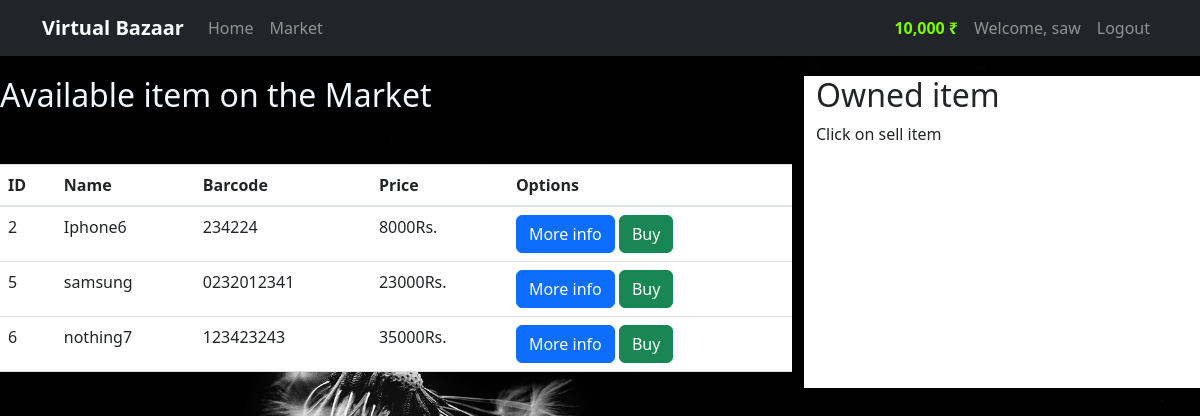
The app's page /market (signed in) with its own data.
### market/module.py (models this page shows, shortened)
class User(db1.Model,UserMixin):
    id = db1.Column(db1.Integer(),primary_key = True)
    username = db1.Column(db1.String(30),nullable=False,unique = True)
    email_address = db1.Column(db1.String(50),nullable = False,unique =True)
    password_hash = db1.Column(db1.String(60),nullable = False)
    budget = db1.Column(db1.Integer(),nullable = False,default = 100000)
    item = db1.relationship ('Item',backref='owned_user',lazy = True)
    @property
    def prettier_budget(self):
        if len(str(self.budget))>=4:
               return f'{str(self.budget)[:-3]},{str(self.budget)[-3:]} ₹'
        else:
            return f'{self.budget} ₹'
    @property
    def password(self):
        return self.password

class Item(db1.Model,UserMixin):
    id = db1.Column(db1.Integer(),primary_key = True)
    name = db1.Column(db1.String(length=30),nullable = False, unique = True)
    price = db1.Column(db1.Integer(),nullable = False)
    barcode =  db1.Column(db1.String(length=15),nullable = False, unique = True)
    description =  db1.Column(db1.String(length=1024),nullable = False, unique = True)
    owner = db1.Column(db1.Integer(),db1.ForeignKey('user.id'))

### market/route.py (the view, shortened to what this page needs)
@app.route('/market', methods = ['GET','POST'])
@login_required
def Market_page():
    buyform = BuyForm()
    selling_form = SellForm()
    if request.method == "GET":
     items=Item.query.filter_by(owner = None )
     owned_items = Item.query.filter_by(owner =current_user.id )
     return render_template('index.html',items=items,buyform = buyform,owned_items= owned_items,selling_form=selling_form)

### market/__init__.py (called while the page is built)
@login_manager.user_loader
def load_user(user_id):
    return User.query.get(str(user_id))

### market/templates/index.html (shortened to what this page needs)
{% extends 'base.html' %}
{% block content %}
<div class="row " style="margin-top: 20px;">
    <div class="col-8">
        <h2 style="color: aliceblue;" >Available item on the Market</h2>
        <table class="table table-hover table-white custom-margin" >
            <thead>
               <tr>
                   <th scope="col">ID</th>
                   <th scope="col">Name</th>
                   <th scope="col">Barcode</th>
                   <th scope="col">Price</th>
                   <th scope="col">Options</th>
               </tr>
            </thead>
            <tbody>
               {% for item in items %}
               <tr>
                   <td>{{ item.id }}</td>
                   <td>{{ item.name }}</td>
                   <td>{{ item.barcode }}</td>
                   <td>{{ item.price }}Rs.</td>
                   <td><button type="button" class="btn btn-primary" data-toggle="modal" data-target="#Modal-moreInfo-{{item.id}}">
                    More info
                  </button>
                       <button class="btn btn-outline btn-success "  data-toggle="modal" data-target="#Modal-purchaseConfirm-{{item.id}}"> Buy</button>
                   </td>
               </tr>
               {% endfor %}
            </tbody>
           </table>
    </div>
    <div class="col-4" style="background-color:white;">
        <h2 >Owned item</h2>
        <p>Click on sell item </p>
    </div>
</div>
{% endblock %}

### market/templates/base.html (shortened to what this page needs)
<!DOCTYPE html>
<html lang="en">
<head>
  <link rel="stylesheet" href="https://stackpath.bootstrapcdn.com/bootstrap/4.5.2/css/bootstrap.min.css">
  <link rel="stylesheet" href="https://cdn.jsdelivr.net/npm/bootstrap@5.3.0/dist/css/bootstrap.min.css">
</head>
<body class="bg-black" >
  <nav class="navbar navbar-expand-lg navbar-dark bg-dark ">
    <div class="container">
      <a class="navbar-brand logo" href="{{url_for('home_page')}}">Virtual Bazaar</a>
      <div class="collapse navbar-collapse" id="navbarNav">
        <ul class="navbar-nav">
          <li class="nav-item">
            <a class="nav-link" href="{{url_for('home_page')}}">Home</a>
          </li>
          <li class="nav-item">
            <a class="nav-link" href="{{url_for('Market_page')}}">Market</a>
          </li>
        </ul>
      </div>
      {% if current_user.is_authenticated %}
      <ul class="navbar-nav">
        <li class="new-item">
          <a  class="nav-link" style="color: lawngreen; font-weight: bold;">
            {{current_user.prettier_budget}}
          </a>
        </li>
      </ul>
      <ul class="navbar-nav">
        <li class="new-item">
          <a  class="nav-link">Welcome, {{current_user.username}}</a>
        </li>
      </ul>
      <ul class="navbar-nav">
        <li class="new-item">
          <a href="{{url_for('logout_page')}}" class="nav-link">Logout</a>
        </li>
      </ul>
      {% else %}
      <div class="nav-buttons">
        <a href="{{url_for('login_page')}}" class="btn btn-secondary">Login</a>
        <a href="{{url_for('register_page')}}" class="btn btn-primary">Signup</a>
      </div>
      {% endif %}
    </div>
  </nav>
 {% block content %}
  {% endblock %}
</body>
</html

### records on screen
User: prettier_budget "10,000 ₹", username "saw"
Item: id "2", name "Iphone6", barcode "234224", price "8000"
Item: id "5", name "samsung", barcode "0232012341", price "23000"
Item: id "6", name "nothing7", barcode "123423243", price "35000"
